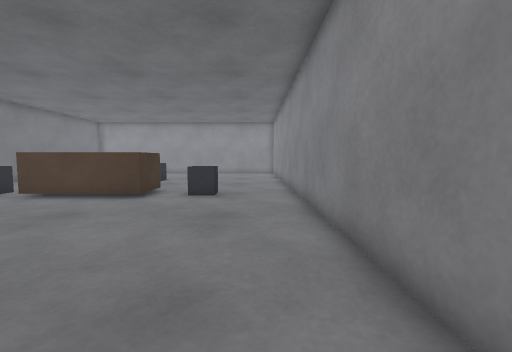
view 1 (above)

21 first-person views from a walk through a Gazebo world. The camera is 0.72 m above the floor, tilts 4° down and sees 90° across. The lines on the ground mark 1 m squares. The floor is counted in squares, 0.5 m on a side. Each view is taken from the middle of a square. On the plan, view 1 faces up. The plan holds only what a view shows up to about 13 squares ahead; the rest is blank. The place goes on beyond the plan.

view 2
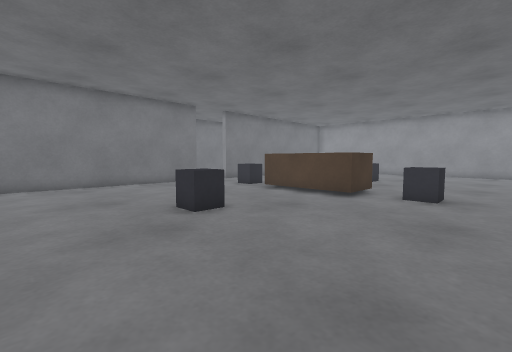

view 3
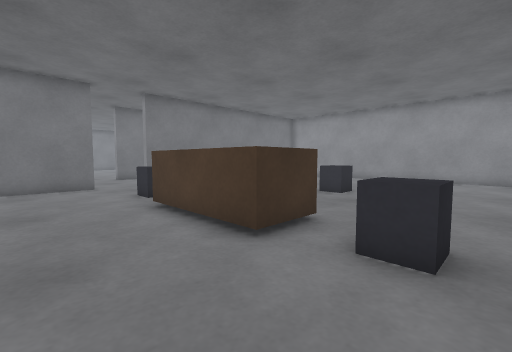

view 4
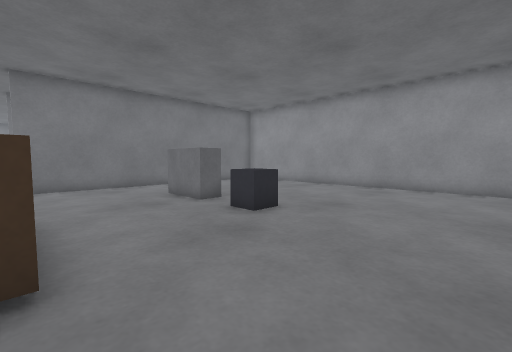

view 5
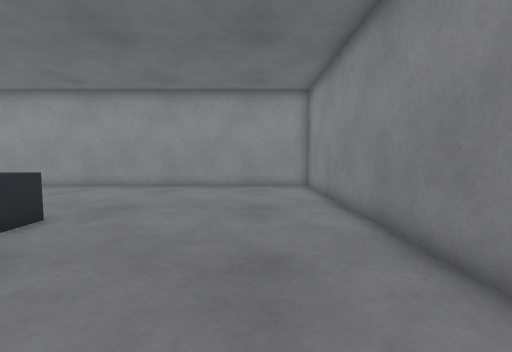

view 6
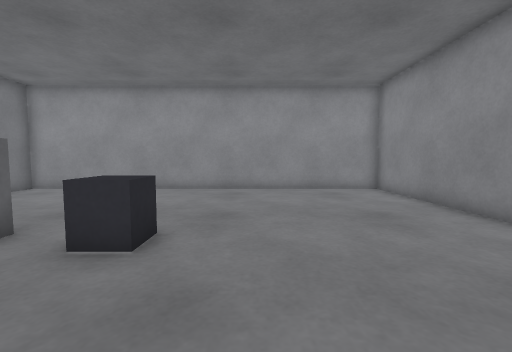

view 7
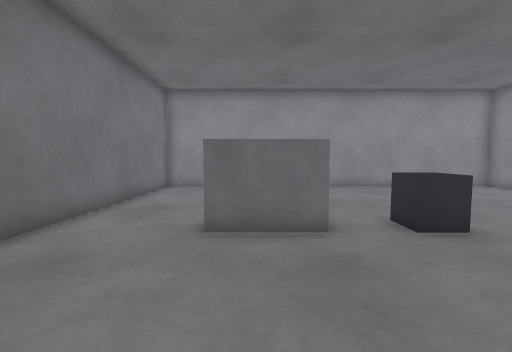

view 8
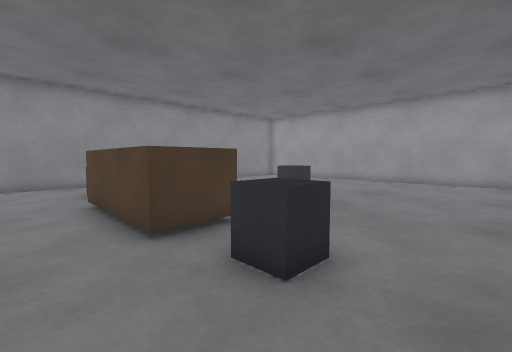

view 9
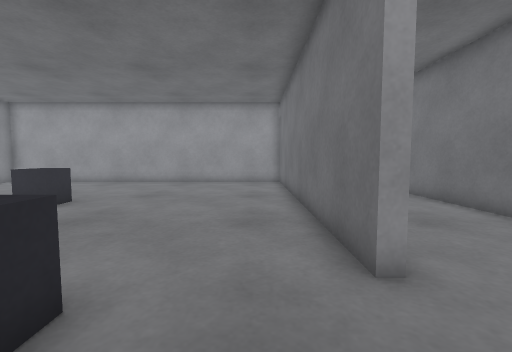

view 10
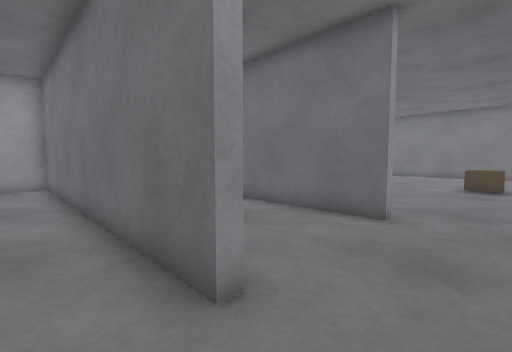

view 11
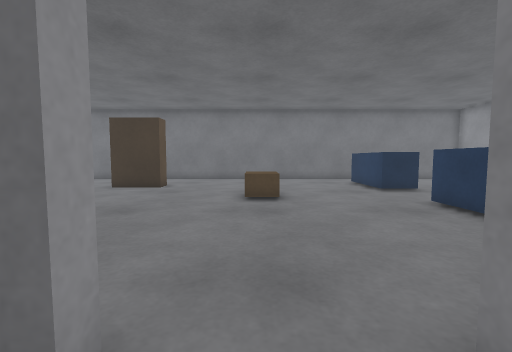

view 12
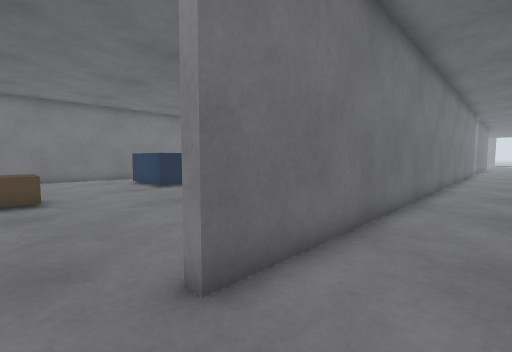

view 13
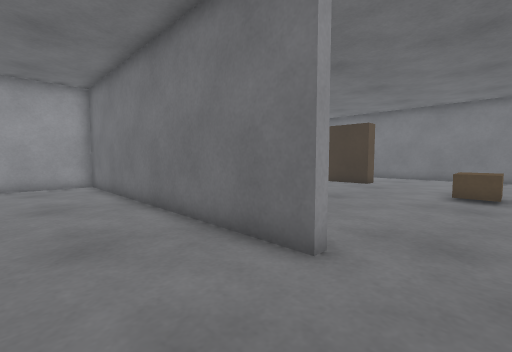

view 14
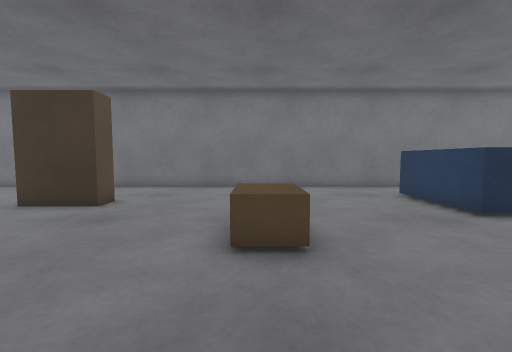

view 15
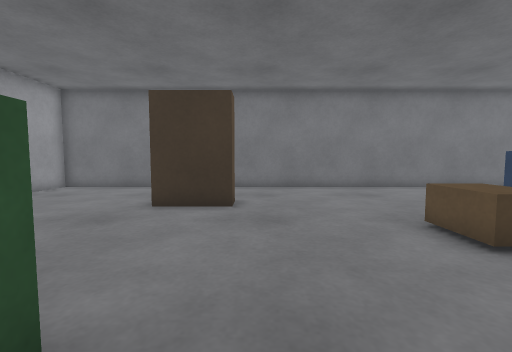

view 16
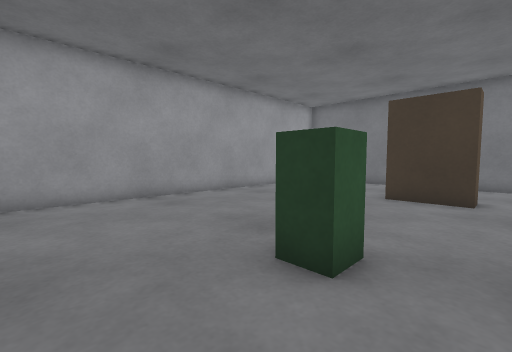

view 17
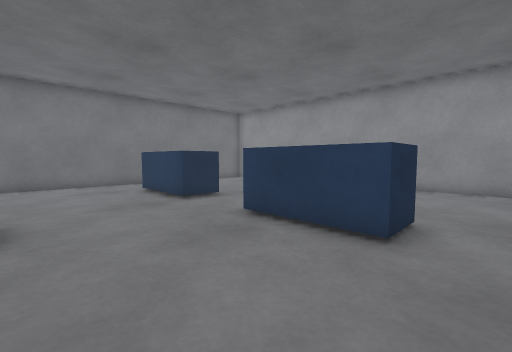

view 18
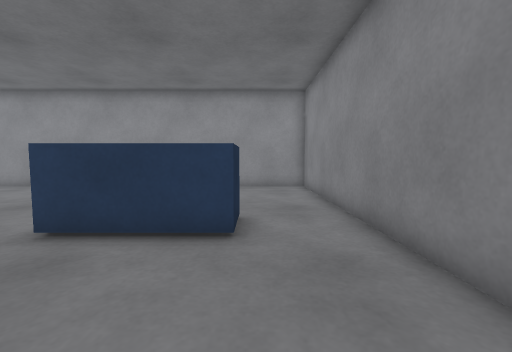

view 19
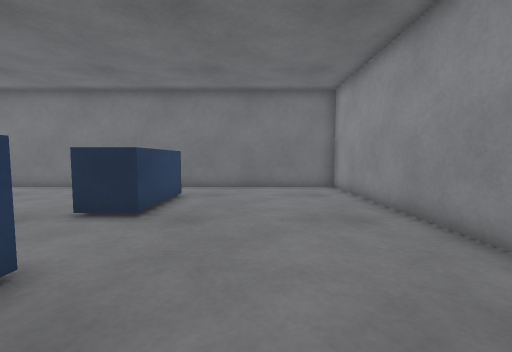

view 20
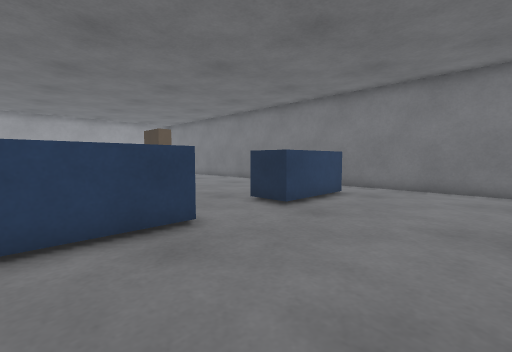

view 21
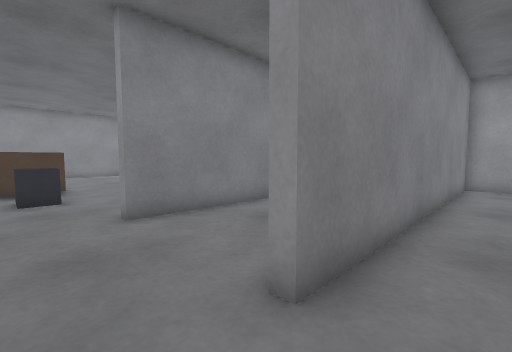

### Floor plan
Points are (right, up) in squares from view 1. A wall is a line through its corners. A room is listed if a view was taken in it or the views show most of it. See-through windows are left out.
Room 1 (views 1, 2, 3, 4, 5, 6, 7, 8, 9, 10)
walls: (-14.4, 9) (-14.4, -3.5) (-10.8, -3.5); (1.6, 1.5) (1.6, 23.9) (-14.4, 23.9) (-14.4, 11.4)
ways out: opening at (-14.5, 10.5) to room 2
objects: grey box (-11, 10) to (-10, 11); grey box (-11, 16) to (-9, 17); brown box (-9, 9) to (-4, 11); grey box (-7, 4) to (-6, 5); grey box (-7, 16) to (-6, 17); grey box (-3, 10) to (-2, 11)
Room 2 (views 11, 12, 13)
walls: (-19.6, 9) (-19.2, 9) (-19.2, -3.6) (-15.9, -3.6); (-14.8, 4.1) (-14.8, 9) (-14.4, 9); (-19.2, 25.5) (-19.2, 11.4) (-19.6, 11.4)
ways out: opening at (-14.5, 10.5) to room 1; opening at (-19.5, 10.5) to room 3
Room 3 (views 14, 15, 16, 17, 18, 19, 20, 21)
walls: (-19.6, 13.4) (-19.6, 23.9) (-35.6, 23.9) (-35.6, 2.9); (-35.6, 0.9) (-35.6, -3.5) (-33.6, -3.5); (-30.2, -3.5) (-19.6, -3.5) (-19.6, 9)
ways out: opening at (-19.5, 10.5) to room 2
objects: blue box (-33, 16) to (-29, 17); brown box (-31, 3) to (-31, 5); brown box (-28, 10) to (-27, 11); blue box (-26, 16) to (-22, 17); green box (-25, 4) to (-24, 5)

Positions as (right, up) in squares from view 1, and headings:
1: (0, 0), facing up
2: (0, 0), facing up-left
3: (-1, 6), facing up-left
4: (-1, 11), facing up-left
5: (-1, 11), facing up
6: (-4, 12), facing up
7: (-10, 11), facing up
8: (-13, 13), facing down-right
9: (-13, 12), facing down
10: (-13, 11), facing down-left
11: (-18, 10), facing left
12: (-17, 10), facing up-left
13: (-16, 11), facing down-left
14: (-23, 10), facing left
15: (-23, 6), facing left
16: (-21, 6), facing down-left
17: (-21, 11), facing up-left
18: (-22, 11), facing up
19: (-23, 20), facing left
20: (-23, 22), facing down-left
21: (-21, 11), facing down-right
